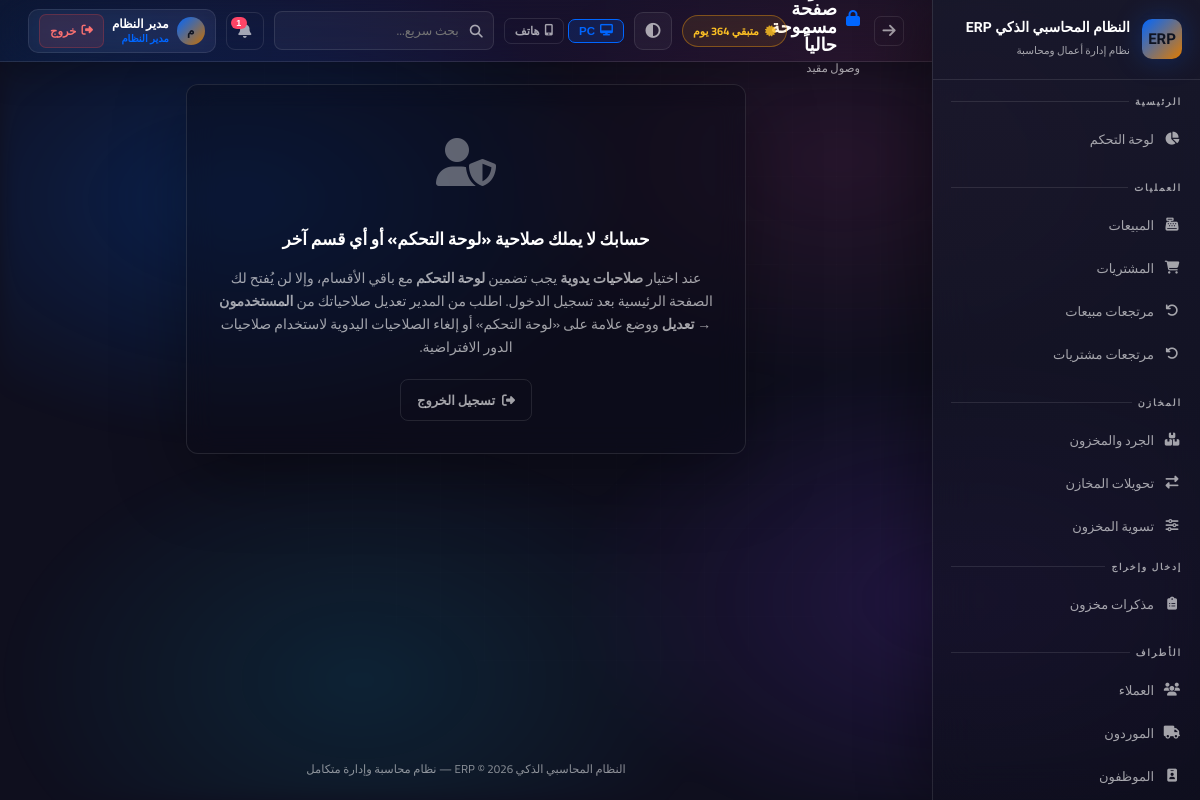
The page /access-restricted (signed in) on the database its author committed.
### app.py (models this page shows, shortened)
class AppSetting(db.Model):
    id = db.Column(db.Integer, primary_key=True)
    key = db.Column(db.String(80), unique=True, nullable=False)
    value = db.Column(db.Text)

class User(UserMixin, db.Model):
    id = db.Column(db.Integer, primary_key=True)
    username = db.Column(db.String(80), unique=True, nullable=False)
    password_hash = db.Column(db.String(256))
    full_name = db.Column(db.String(120))
    role = db.Column(db.String(20), default='user')  # developer, admin, manager, user
    branch_id = db.Column(db.Integer, db.ForeignKey('branch.id'))
    is_active = db.Column(db.Boolean, default=True)
    created_at = db.Column(db.DateTime, default=datetime.utcnow)
    last_seen = db.Column(db.DateTime, nullable=True)
    last_ip = db.Column(db.String(64), nullable=True)
    last_user_agent = db.Column(db.String(256), nullable=True)
    permissions = db.Column(db.Text)  # JSON list of permission keys; empty = استخدام صلاحيات الدور

### app.py (the view)
@app.route('/access-restricted')
@login_required
def access_restricted():
    return render_template('access_restricted.html')

### app.py (called while the page is built, shortened)
@login_manager.user_loader
def load_user(user_id):
    return User.query.get(int(user_id))

def _perm_list_from_user(user):
    if not user or not getattr(user, 'permissions', None):
        return None
    try:
        data = json.loads(user.permissions)
        if isinstance(data, list) and len(data) > 0:
            return set(data)
    except (json.JSONDecodeError, TypeError):
        pass
    return None

def user_can(user, perm: str) -> bool:
    if not user or not user.is_authenticated:
        return False
    if getattr(user, 'role', None) == 'developer':
        return True
    custom = _perm_list_from_user(user)
    if perm in DEVELOPER_ONLY_PERMS:
        if custom is None:
            return False
        return perm in custom
    if custom is not None:
        return perm in custom

def user_can_approve_transfers(user) -> bool:
    if not user or not user.is_authenticated:
        return False
    if getattr(user, 'role', None) in ('developer', 'admin'):
        return True
    custom = _perm_list_from_user(user)
    if custom is not None:
        return 'transfer_approve' in custom
    return False

def user_can_delete_users_account(user) -> bool:
    if not user or not user.is_authenticated:
        return False
    if getattr(user, 'role', None) == 'developer':
        return True
    custom = _perm_list_from_user(user)
    if custom is not None:
        return 'delete_users' in custom
    if getattr(user, 'role', None) == 'admin':
        return True
    return False

def path_required_permission(path: str):
    p = (path or '').rstrip('/') or '/'
    if p.startswith('/static'):
        return None
    if p == '/access-restricted' or p.startswith('/access-restricted/'):
        return None

def permission_keys_for_editor(viewer):
    if not viewer or not getattr(viewer, 'is_authenticated', False):
        return [x for x in PERMISSION_KEYS if x[0] not in DEVELOPER_ONLY_PERMS]
    if getattr(viewer, 'role', None) == 'developer':
        return list(PERMISSION_KEYS)
    return [x for x in PERMISSION_KEYS if x[0] not in DEVELOPER_ONLY_PERMS]

def _parse_license_expiry(val):
    val = (val or '').strip()
    if not val:
        return None
    val = val.replace('T', ' ')
    for fmt, n in (('%Y-%m-%d %H:%M:%S', 19), ('%Y-%m-%d', 10)):
        try:
            return datetime.strptime(val[:n], fmt)
        except ValueError:
            continue
    try:
        return datetime.fromisoformat(val.replace('Z', ''))
    except ValueError:
        return None

### templates/access_restricted.html (shortened to what this page needs)
{% extends 'base.html' %}
{% set block_icon = 'fas fa-lock' %}
{% block breadcrumb %}وصول مقيد{% endblock %}
{% block content %}
<div class="card" style="max-width:560px;margin:0 auto;">
    <div class="card-body" style="text-align:center;padding:32px 24px;">
        <div style="font-size:48px;margin-bottom:16px;opacity:.35;"><i class="fas fa-user-shield"></i></div>
        <h2 style="font-size:17px;font-weight:800;margin-bottom:12px;">حسابك لا يملك صلاحية «لوحة التحكم» أو أي قسم آخر</h2>
        <p style="color:var(--text-muted);font-size:14px;line-height:1.65;margin-bottom:20px;">
            عند اختيار <strong>صلاحيات يدوية</strong> يجب تضمين <strong>لوحة التحكم</strong> مع باقي الأقسام، وإلا لن يُفتح لك الصفحة الرئيسية بعد تسجيل الدخول.
            اطلب من المدير تعديل صلاحياتك من <strong>المستخدمون → تعديل</strong> ووضع علامة على «لوحة التحكم» أو إلغاء الصلاحيات اليدوية لاستخدام صلاحيات الدور الافتراضية.
        </p>
        <a href="{{ url_for('logout') }}" class="btn btn-outline"><i class="fas fa-sign-out-alt"></i> تسجيل الخروج</a>
    </div>
</div>
{% endblock %}

### templates/base.html (shortened to what this page needs)
<!DOCTYPE html>
<html lang="ar" dir="rtl" data-theme="dark" data-layout-default="{{ layout_max_width | default('1400px') }}">
<head>
    <link rel="stylesheet" href="https://cdnjs.cloudflare.com/ajax/libs/font-awesome/6.5.0/css/all.min.css">
    <link rel="stylesheet" href="{{ url_for('static', filename='css/style.css') }}">
</head>
<body>
<aside class="sidebar" id="sidebar">
    <div class="sidebar-logo">
        <div class="logo-icon">ERP</div>
        <div class="logo-text">
            <div class="name" style="font-size:14px;line-height:1.25;">{{ app_brand_title }}</div>
            <div class="sub">{{ app_subtitle_brand }}</div>
        </div>
    </div>
    <nav class="sidebar-nav" id="sidebarNav" style="display:flex;flex-direction:column;padding-bottom:8px;">
        <div class="nav-section">
            <div class="nav-label">الرئيسية</div>
            {% if can('dashboard') %}
            <a href="{{ url_for('dashboard') }}" class="nav-link {% if request.endpoint=='dashboard' %}active{% endif %}">
                <i class="fas fa-chart-pie"></i><span class="label">لوحة التحكم</span>
            </a>
            {% endif %}
        </div>
        {% if can('sales') or can('purchases') or can('returns') %}
        <div class="nav-section">
            <div class="nav-label">العمليات</div>
            {% if can('sales') %}
            <a href="{{ url_for('sales') }}" class="nav-link {% if 'sale' in (request.endpoint or '') and 'return' not in (request.endpoint or '') and 'report' not in (request.endpoint or '') %}active{% endif %}">
                <i class="fas fa-cash-register"></i><span class="label">المبيعات</span>
            </a>
            {% endif %}
            {% if can('purchases') %}
            <a href="{{ url_for('purchases') }}" class="nav-link {% if 'purchase' in (request.endpoint or '') and 'return' not in (request.endpoint or '') and 'report' not in (request.endpoint or '') %}active{% endif %}">
                <i class="fas fa-shopping-cart"></i><span class="label">المشتريات</span>
            </a>
            {% endif %}
            {% if can('returns') %}
            <a href="{{ url_for('sale_returns') }}" class="nav-link {% if request.endpoint in ['sale_returns','new_sale_return'] %}active{% endif %}">
                <i class="fas fa-undo"></i><span class="label">مرتجعات مبيعات</span>
            </a>
            <a href="{{ url_for('purchase_returns') }}" class="nav-link {% if request.endpoint in ['purchase_returns','new_purchase_return'] %}active{% endif %}">
                <i class="fas fa-undo-alt"></i><span class="label">مرتجعات مشتريات</span>
            </a>
            {% endif %}
        </div>
        {% endif %}
        {% if can('inventory') or can('transfers') or can('adjust_stock') %}
        <div class="nav-section">
            <div class="nav-label">المخازن</div>
            {% if can('inventory') %}
            <a href="{{ url_for('inventory') }}" class="nav-link {% if request.endpoint=='inventory' %}active{% endif %}">
                <i class="fas fa-boxes"></i><span class="label">الجرد والمخزون</span>
            </a>
            {% endif %}
            {% if can('transfers') %}
            <a href="{{ url_for('transfers') }}" class="nav-link {% if 'transfer' in (request.endpoint or '') %}active{% endif %}">
                <i class="fas fa-exchange-alt"></i><span class="label">تحويلات المخازن</span>
            </a>
            {% endif %}
            {% if can('adjust_stock') %}
            <a href="{{ url_for('adjust_stock') }}" class="nav-link {% if request.endpoint=='adjust_stock' %}active{% endif %}">
                <i class="fas fa-sliders-h"></i><span class="label">تسوية المخزون</span>
            </a>
            {% endif %}
            {% if can('inventory') %}
            <div class="nav-label" style="padding-top:10px;font-size:9px;">إدخال وإخراج</div>
            <a href="{{ url_for('inventory_memos_list') }}" class="nav-link ">
                <i class="fas fa-clipboard-list"></i><span class="label">مذكرات مخزون</span>
            </a>
            {% endif %}
        </div>
        {% endif %}
        {% if can('customers') or can('suppliers') or can('employees') %}
        <div class="nav-section">
            <div class="nav-label">الأطراف</div>
            {% if can('customers') %}
            <a href="{{ url_for('customers') }}" class="nav-link {% if 'customer' in (request.endpoint or '') %}active{% endif %}">
                <i class="fas fa-users"></i><span class="label">العملاء</span>
            </a>
            {% endif %}
            {% if can('suppliers') %}
            <a href="{{ url_for('suppliers') }}" class="nav-link {% if 'supplier' in (request.endpoint or '') %}active{% endif %}">
                <i class="fas fa-truck"></i><span class="label">الموردون</span>
            </a>
            {% endif %}
            {% if can('employees') %}
            <a href="{{ url_for('employees') }}" class="nav-link {% if 'employee' in (request.endpoint or '') %}active{% endif %}">
                <i class="fas fa-id-badge"></i><span class="label">الموظفون</span>
            </a>
            {% endif %}
        </div>
        {% endif %}
    </nav>
</aside>
<main class="main-content">
    <div class="topbar">
        <div style="display:flex;align-items:center;gap:14px;">
            <button type="button" onclick="history.back()" class="icon-btn" title="رجوع" style="font-size:15px;flex-shrink:0;"><i class="fas fa-arrow-right"></i></button>
            <div>
                <div class="page-title"><i class="{{ block_icon | default('fas fa-home') }}"></i>{% block page_title %}الرئيسية{% endblock %}</div>
                <div class="breadcrumb">{% block breadcrumb %}{{ app_brand_title }}{% endblock %}</div>
            </div>
        </div>
        <div class="topbar-right">
            {% if subscription_status %}
            <span class="sub-pill {% if subscription_status.kind in ('developer','permanent') %}ok{% elif subscription_status.kind in ('expired','none') %}bad{% else %}warn{% endif %}" title="حالة الاشتراك / الترخيص">
                <i class="fas fa-certificate" style="margin-left:6px;opacity:.85;"></i>{{ subscription_status.line }}
            </span>
            {% endif %}
            <button type="button" class="theme-toggle" onclick="erpToggleTheme()" title="تبديل الوضع الفاتح/الداكن"><i class="fas fa-adjust"></i></button>
            <div class="erp-device-layout-tools" style="display:flex;align-items:center;gap:4px;flex-shrink:0;" title="وضع العرض — يُحفظ على هذا الجهاز فقط">
                <button type="button" id="btnLayoutPC" onclick="erpSetLayout('pc')" title="عرض PC"
                    style="display:flex;align-items:center;gap:5px;padding:5px 10px;border-radius:7px;font-size:11.5px;font-weight:700;
                           border:1px solid var(--border);background:transparent;color:var(--text-muted);cursor:pointer;transition:all .18s;">
                    <i class="fas fa-desktop"></i> PC
                </button>
                <button type="button" id="btnLayoutPhone" onclick="erpSetLayout('phone')" title="عرض هاتف"
                    style="display:flex;align-items:center;gap:5px;padding:5px 10px;border-radius:7px;font-size:11.5px;font-weight:700;
                           border:1px solid var(--border);background:transparent;color:var(--text-muted);cursor:pointer;transition:all .18s;">
                    <i class="fas fa-mobile-alt"></i> هاتف
                </button>
            </div>
            <div style="position:relative;" id="globalSearchWrapper">
                <div style="position:relative;">
                    <i class="fas fa-search" style="position:absolute;right:11px;top:50%;transform:translateY(-50%);color:var(--text-muted);font-size:13px;pointer-events:none;"></i>
                    <input type="text" id="globalSearchInput" placeholder="بحث سريع..." autocomplete="off"
                        style="width:220px;padding:7px 34px 7px 12px;background:rgba(255,255,255,.04);border:1px solid var(--border);
                               border-radius:8px;color:var(--text);font-family:Cairo,sans-serif;font-size:12.5px;transition:all .2s;"
                        onfocus="this.style.borderColor='var(--accent)';this.style.width='280px'"
                        onblur="setTimeout(()=>{this.style.borderColor='';this.style.width='220px';closeGlobalSearch()},200)">
                </div>
            </div>
            <div style="position:relative;" id="notifWrapper">
                <button class="notif-btn" onclick="toggleNotif()" title="الإشعارات">
                    <i class="fas fa-bell"></i>
                    <span class="notif-count" id="notifCount"></span>
                </button>
            </div>
            <div style="display:flex;align-items:center;gap:8px;padding:4px 10px;border-radius:10px;
                        background:rgba(255,255,255,.05);border:1px solid rgba(255,255,255,.09);
                        backdrop-filter:blur(12px);-webkit-backdrop-filter:blur(12px);flex-shrink:0;">
                <div style="width:28px;height:28px;border-radius:50%;background:linear-gradient(135deg,var(--accent),#c97000);
                            display:flex;align-items:center;justify-content:center;font-size:12px;font-weight:800;color:#0f1422;flex-shrink:0;">
                    {{ (current_user.full_name or current_user.username)[0] }}
                </div>
                <div style="line-height:1.3;min-width:0;">
                    <div style="font-size:12px;font-weight:700;color:var(--text);white-space:nowrap;overflow:hidden;text-overflow:ellipsis;max-width:100px;">
                        {{ current_user.full_name or current_user.username }}
                    </div>
                    <div style="font-size:10px;color:var(--accent);font-weight:600;">
                        {% if current_user.role=='developer' %}مطوّر النظام
                        {% elif current_user.role=='admin' %}مدير النظام
                        {% elif current_user.role=='manager' %}مشرف
                        {% else %}مستخدم{% endif %}
                    </div>
                </div>
                <a href="{{ url_for('logout') }}" title="تسجيل الخروج"
                   style="display:flex;align-items:center;gap:5px;padding:5px 10px;border-radius:7px;
                          background:rgba(239,68,68,.12);border:1px solid rgba(239,68,68,.25);
                          color:#f87171;font-size:11.5px;font-weight:700;text-decoration:none;white-space:nowrap;
                          transition:all .18s;flex-shrink:0;"
                   onmouseover="this.style.background='rgba(239,68,68,.22)';this.style.borderColor='rgba(239,68,68,.5)'"
                   onmouseout="this.style.background='rgba(239,68,68,.12)';this.style.borderColor='rgba(239,68,68,.25)'">
                    <i class="fas fa-sign-out-alt"></i> خروج
                </a>
            </div>
        </div>
    </div>
    <div class="content fade-in">
        {% block content %}{% endblock %}
    </div>
    <div class="app-footer-note">{{ app_brand_title }} © 2026 — نظام محاسبة وإدارة متكامل</div>
</main>
</body>
</html>

### static/css/style.css (style rules this page uses)
.nav-link, .btn, .stat-card, .card { transition: all 0.2s ease; }

### rows shown on the page
AppSetting: value "النظام المحاسبي الذكي ERP"
AppSetting: value "نظام إدارة أعمال ومحاسبة"
User: full_name "م", full_name "مدير النظام"

### other values the page prints
{{ subscription_status.line }} "متبقي 364 يوم"
